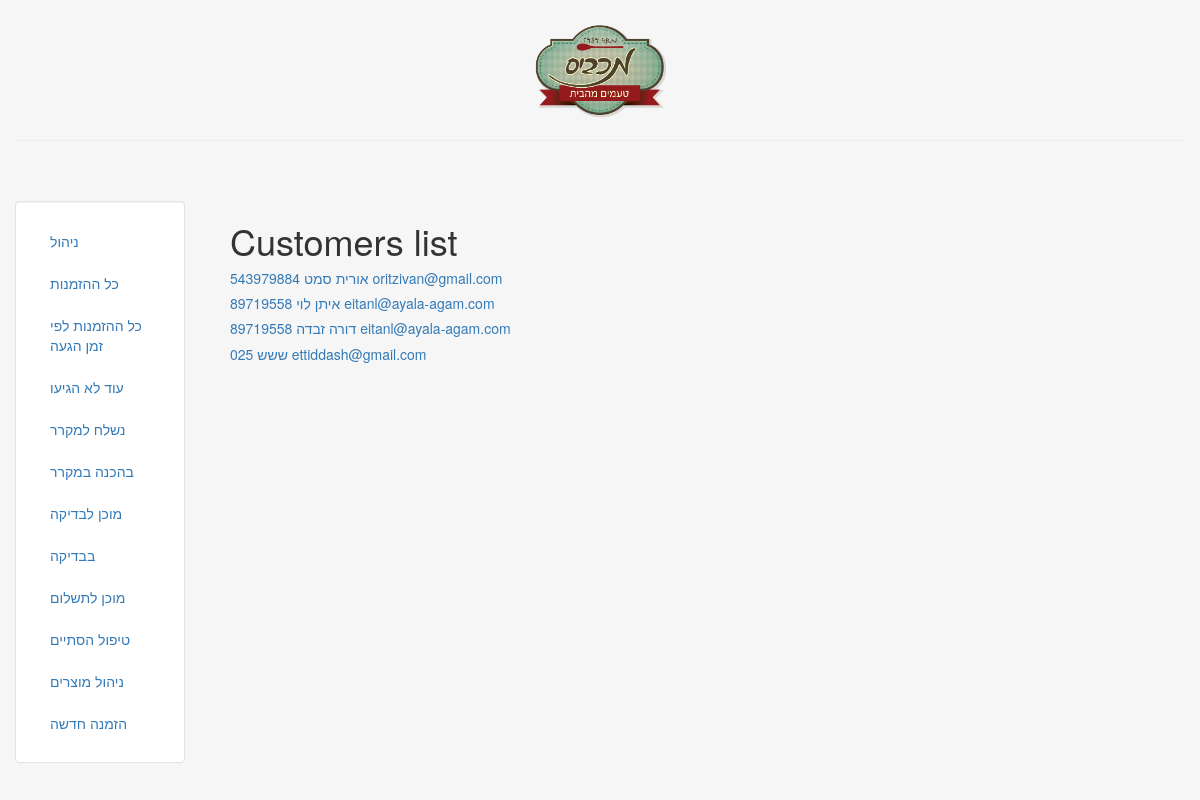
Page /customers_list/ on the earlier database version.
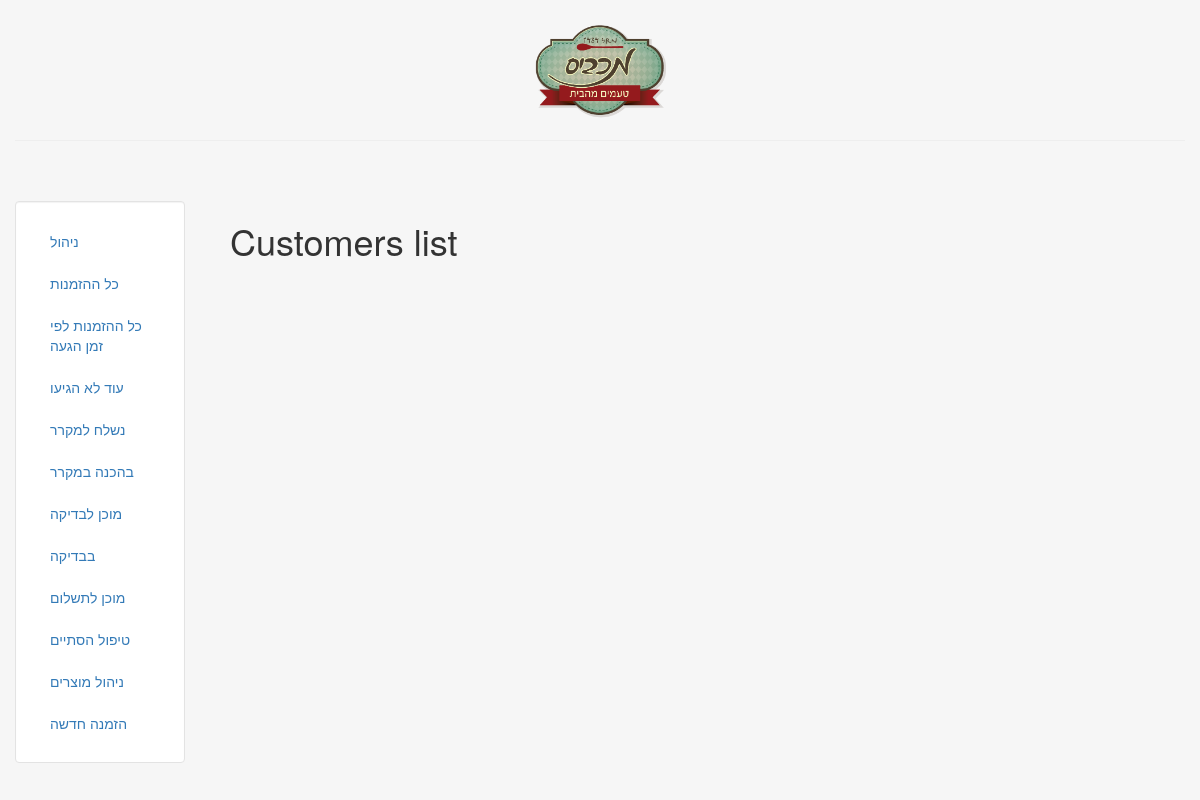
Same page on the later database version.
### Orders/models.py (models this page shows, shortened)
class Customer(models.Model):
    name = models.CharField(max_length=50)
    phone = models.CharField(max_length=15)  # convert to regexp (from form?)
    email = models.EmailField(max_length=254, )
    address = models.CharField(max_length=150, default="")
    address_city = models.CharField(max_length=50, default="")

### Orders/viewsLists2.py (the view)
# urls.py: url(r'^customers_list/', ListViewCustomersList.as_view( )),
class ListViewCustomersList(ListView):
    model = Customer
    template_name = "orders/customers_list.html"
    def get_context_data(self, **kwargs):
        context = super(ListViewCustomersList, self).get_context_data(**kwargs)
        context["list_title"] = "Existing customers list"
        context["customers_list"] = Customer.objects.all().order_by("name")
        context["link_page_name"] = 'newOrder'
        return context

### Orders/templates/orders/customers_list.html
{% extends "orders/header.html" %}
{% block content %}
    <h1>Customers list</h1>
    <form action="">
    {% for customer in customers_list %}
		<h5><a href="/{{link_page_name}}/{{customer.id}}"> {{ customer.name }} {{ customer.phone }} {{ customer.email }}</a></h5>
	{% endfor %}
    </form>
{% endblock %}

### Orders/templates/orders/header.html (shortened to what this page needs)
{% load static %}
<link rel="stylesheet" type="text/css"  href="{% static 'maccabis\css\style.css' %}" />
<!DOCTYPE html>
<html lang="en">
<head>
	{% load staticfiles %}
	<link rel="stylesheet" href="{% static 'maccabis/css/bootstrap.min.css' %}" type = "text/css"/>
</head>
<body class="body" style="background-color:#f6f6f6">
	<div class="container-fluid" style="min-height:95%; ">
		<div class="row">
			  <div class="col-sm-2">
				  <br>
			  </div>
			  <div class="col-sm-8">
				  <br>
				  <center>
				  <img src="{% static 'maccabis/img/maccabisLogo.png' %}" class="responsive-img" style='max-height:100px;' alt="logo">
				  </center>
			  </div>
			  <div class="col-sm-2">
				  <br>
			  </div>
		</div><hr>
		<div class="row">
		  <div class="col-sm-2">
		  <br>
		  <br>
			<div class="well bs-sidebar" id="sidebar" style="background-color:#fff">
			  <ul class="nav nav-pills nav-stacked">
				  <li><a href='/manage/'>ניהול</a></li>
				  <li><a href='/orders_list/'>כל ההזמנות</a></li>
				  <li><a href='/orders_list_by_time/'>כל ההזמנות לפי זמן הגעה</a></li>
				  <li><a href='/list_confirmed/'>עוד לא הגיעו</a></li>
				  <li><a href='/list_here_to_take/'>נשלח למקרר</a></li>
				  <li><a href='/list_preparing_in_frig/'>בהכנה במקרר</a></li>
				  <li><a href='/list_ready_to_check/'>מוכן לבדיקה</a></li>
				  <li><a href='/list_checking/'>בבדיקה</a></li>
				  <li><a href='/list_ready_to_pay/'>מוכן לתשלום</a></li>
				  <li><a href='/list_done/'>טיפול הסתיים</a></li>
				  <li><a href='/manageProducts/'>ניהול מוצרים</a></li>
  				  <li><a href='/newOrder/'>הזמנה חדשה</a></li>
			  </ul>
			</div>
		  </div>
		  <div class="col-sm-10">
			<div class='container-fluid'>
			<br><br>
			   {% block content %}
			   {% endblock %}
			</div>
		  </div>
		</div>
	</div>
</body>
</html>

### Orders/templates/orders/header.html (style rules this page uses)
html, body { height:100% }

Differences in the rows shown:
removed Customer: name "אורית סמט", phone "543979884", email "oritzivan@gmail.com"
removed Customer: name "איתן לוי", phone "89719558", email "eitanl@ayala-agam.com"
removed Customer: name "דורה זבדה", phone "89719558", email "eitanl@ayala-agam.com"
removed Customer: name "ששש", phone "025", email "ettiddash@gmail.com"
